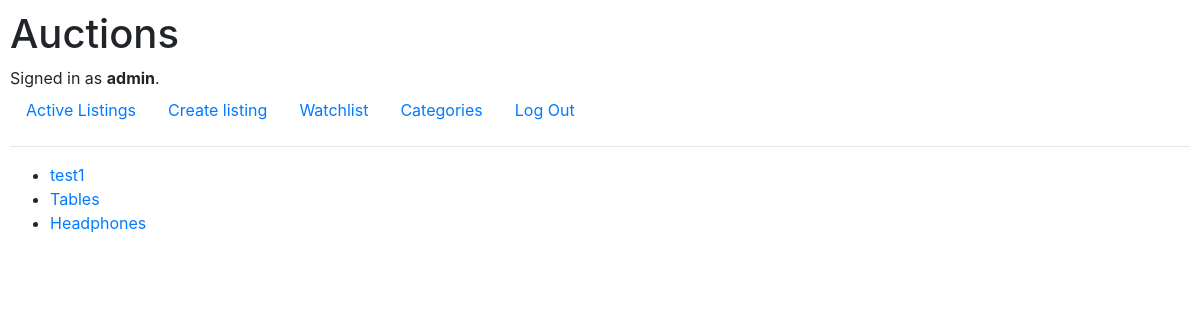
The page /categories (signed in) on the database its author committed.
### auctions/models.py (models this page shows, shortened)
class User(AbstractUser):
    watchListings = models.ManyToManyField(
        'Listing', blank=True, related_name='watchUsers')

class Category(models.Model):
    name = models.CharField(max_length=100)

### auctions/views.py (the view)
# urls.py: path('categories', views.categories, name='categories')
def categories(request):
    return render(request, 'auctions/categories.html', {
        'categories': Category.objects.all()
    })

### auctions/templates/auctions/categories.html (shortened to what this page needs)
{% extends 'auctions/layout.html' %}
{% block body %}
    <ul>
        {% for category in categories %}
            <li>
                <a href="{% url 'index' 'categories' category.name %}">{{ category.name }}</a>
            </li>
        {% endfor %}
    </ul>
{% endblock body %}

### auctions/templates/auctions/layout.html (shortened to what this page needs)
{% load static %}
<!DOCTYPE html>
<html lang="en">
    <head>
        <link rel="stylesheet" href="https://stackpath.bootstrapcdn.com/bootstrap/4.4.1/css/bootstrap.min.css">
        <link href="{% static 'auctions/styles.css' %}" rel="stylesheet">
    </head>
    <body>
        <h1>Auctions</h1>
        <div>
            {% if user.is_authenticated %}
                Signed in as <strong>{{ user.username }}</strong>.
            {% else %}
                Not signed in.
            {% endif %}
        </div>
        <ul class="nav">
            <li class="nav-item">
                <a class="nav-link" href="{% url 'index' %}">Active Listings</a>
            </li>
            <li class="nav-item">
                <a href="{% url 'create' %}" class="nav-link">Create listing</a>
            </li>
            <li class="nav-item">
                <a href="{% url 'watchList' %}" class="nav-link">Watchlist</a>
            </li>
            <li class="nav-item">
                <a href="{% url 'categories' %}" class="nav-link">Categories</a>
            </li>
            {% if user.is_authenticated %}
                <li class="nav-item">
                    <a class="nav-link" href="{% url 'logout' %}">Log Out</a>
                </li>
            {% endif %}
        </ul>
        <hr>
        {% block body %}
        {% endblock %}
    </body>
</html>

### auctions/static/auctions/styles.css (style rules this page uses)
body { padding: 10px; }

### rows shown on the page
User: username "admin"
Category: name "test1"
Category: name "Tables"
Category: name "Headphones"
